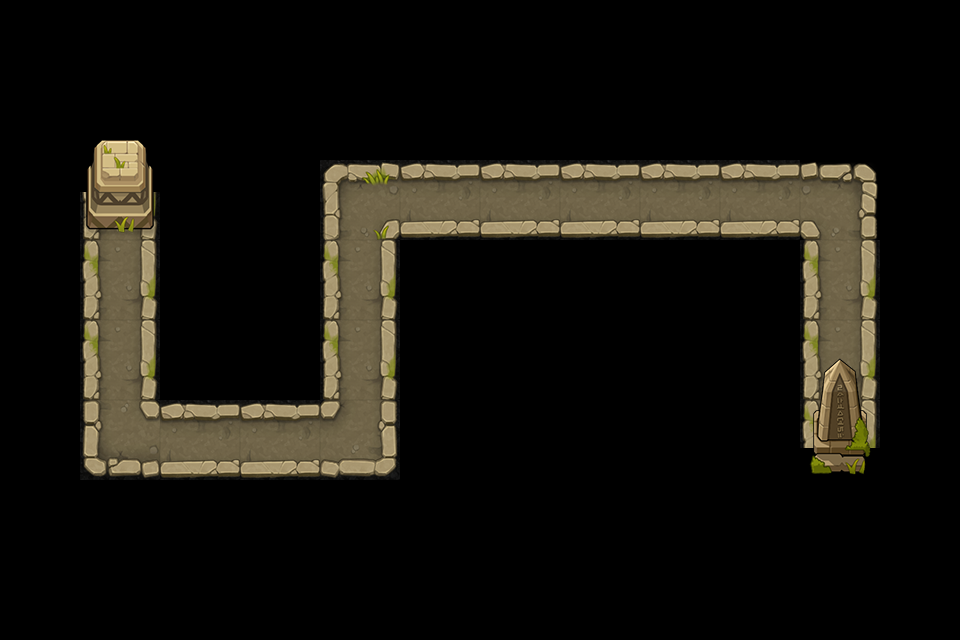

Rendered tile map (Tiled .tmx) drawn with the repository's tilesets; below, a short description and the map source with its tile grids summarised:
An orthogonal 12x8 tile map with 80x80 px tiles, 2 tile layers (road, object) and 12 objects (P0, P1, P2, P3, P4, ...).

<map version="1.0" tiledversion="1.0.3" orientation="orthogonal" renderorder="right-down" width="12" height="8" tilewidth="80" tileheight="80" nextobjectid="14">
 <tileset firstgid="1" name="huangye" tilewidth="80" tileheight="80" tilecount="15" columns="5">
  <image source="huangye.png" width="400" height="240" />
 </tileset>
 <layer name="road" width="12" height="8">
  <data>[96 cells, 19 non-empty, 8 distinct tile ids]</data>
 </layer>
 <layer name="object" width="12" height="8">
  <data>[96 cells, 4 non-empty, 4 distinct tile ids]</data>
 </layer>
 <objectgroup name="path" visible="0">
  <object id="2" name="P0" x="120" y="240" />
  <object id="3" name="P1" x="120" y="440" />
  <object id="4" name="P2" x="360" y="440" />
  <object id="5" name="P3" x="360" y="200" />
  <object id="6" name="P4" x="840" y="200" />
  <object id="7" name="P5" x="840" y="350" />
  <object id="8" name="O0" x="0" y="80" width="80" height="400" />
  <object id="9" name="O1" x="160" y="80" width="160" height="320" />
  <object id="10" name="O2" x="320" y="80" width="560" height="80" />
  <object id="11" name="O3" x="400" y="240" width="400" height="240" />
  <object id="12" name="O4" x="880" y="80" width="80" height="400" />
  <object id="13" name="O5" x="80" y="480" width="800" height="80" />
 </objectgroup>
</map>
